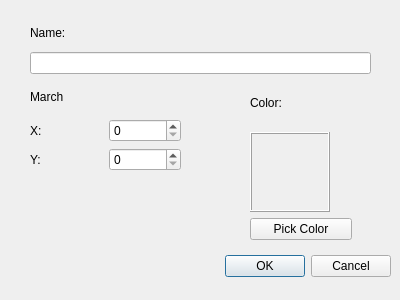
<?xml version="1.0" encoding="UTF-8"?>
<ui version="4.0">
 <class>MakeTeamDialog</class>
 <widget class="QDialog" name="MakeTeamDialog">
  <property name="geometry">
   <rect>
    <x>0</x>
    <y>0</y>
    <width>400</width>
    <height>300</height>
   </rect>
  </property>
  <property name="sizePolicy">
   <sizepolicy hsizetype="Fixed" vsizetype="Fixed">
    <horstretch>0</horstretch>
    <verstretch>0</verstretch>
   </sizepolicy>
  </property>
  <property name="minimumSize">
   <size>
    <width>400</width>
    <height>300</height>
   </size>
  </property>
  <property name="maximumSize">
   <size>
    <width>400</width>
    <height>300</height>
   </size>
  </property>
  <property name="windowTitle">
   <string>Make team</string>
  </property>
  <widget class="QDialogButtonBox" name="buttonBox">
   <property name="geometry">
    <rect>
     <x>50</x>
     <y>250</y>
     <width>341</width>
     <height>32</height>
    </rect>
   </property>
   <property name="orientation">
    <enum>Qt::Orientation::Horizontal</enum>
   </property>
   <property name="standardButtons">
    <set>QDialogButtonBox::StandardButton::Cancel|QDialogButtonBox::StandardButton::Ok</set>
   </property>
  </widget>
  <widget class="QWidget" name="">
   <property name="geometry">
    <rect>
     <x>30</x>
     <y>20</y>
     <width>341</width>
     <height>54</height>
    </rect>
   </property>
   <layout class="QVBoxLayout" name="verticalLayout">
    <item>
     <widget class="QLabel" name="label_2">
      <property name="text">
       <string>Name:</string>
      </property>
     </widget>
    </item>
    <item>
     <widget class="QLineEdit" name="lineEdit"/>
    </item>
   </layout>
  </widget>
  <widget class="QWidget" name="">
   <property name="geometry">
    <rect>
     <x>30</x>
     <y>80</y>
     <width>151</width>
     <height>91</height>
    </rect>
   </property>
   <layout class="QGridLayout" name="gridLayout">
    <item row="3" column="1">
     <widget class="QSpinBox" name="spinBox"/>
    </item>
    <item row="5" column="1">
     <widget class="QSpinBox" name="spinBox_2"/>
    </item>
    <item row="3" column="0">
     <widget class="QLabel" name="label_5">
      <property name="text">
       <string>X:</string>
      </property>
     </widget>
    </item>
    <item row="2" column="0">
     <widget class="QLabel" name="label_3">
      <property name="text">
       <string>March</string>
      </property>
     </widget>
    </item>
    <item row="5" column="0">
     <widget class="QLabel" name="label_4">
      <property name="text">
       <string>Y:</string>
      </property>
     </widget>
    </item>
   </layout>
  </widget>
  <widget class="QWidget" name="">
   <property name="geometry">
    <rect>
     <x>250</x>
     <y>80</y>
     <width>102</width>
     <height>160</height>
    </rect>
   </property>
   <layout class="QVBoxLayout" name="verticalLayout_2">
    <item>
     <widget class="QLabel" name="label">
      <property name="text">
       <string>Color:</string>
      </property>
     </widget>
    </item>
    <item>
     <widget class="QLabel" name="label_6">
      <property name="sizePolicy">
       <sizepolicy hsizetype="Fixed" vsizetype="Fixed">
        <horstretch>0</horstretch>
        <verstretch>0</verstretch>
       </sizepolicy>
      </property>
      <property name="minimumSize">
       <size>
        <width>80</width>
        <height>80</height>
       </size>
      </property>
      <property name="autoFillBackground">
       <bool>true</bool>
      </property>
      <property name="frameShape">
       <enum>QFrame::Shape::Box</enum>
      </property>
      <property name="frameShadow">
       <enum>QFrame::Shadow::Raised</enum>
      </property>
      <property name="text">
       <string/>
      </property>
     </widget>
    </item>
    <item>
     <widget class="QPushButton" name="pushButton">
      <property name="text">
       <string>Pick Color</string>
      </property>
     </widget>
    </item>
   </layout>
  </widget>
 </widget>
 <resources/>
 <connections>
  <connection>
   <sender>buttonBox</sender>
   <signal>accepted()</signal>
   <receiver>MakeTeamDialog</receiver>
   <slot>accept()</slot>
   <hints>
    <hint type="sourcelabel">
     <x>248</x>
     <y>254</y>
    </hint>
    <hint type="destinationlabel">
     <x>157</x>
     <y>274</y>
    </hint>
   </hints>
  </connection>
  <connection>
   <sender>buttonBox</sender>
   <signal>rejected()</signal>
   <receiver>MakeTeamDialog</receiver>
   <slot>reject()</slot>
   <hints>
    <hint type="sourcelabel">
     <x>316</x>
     <y>260</y>
    </hint>
    <hint type="destinationlabel">
     <x>286</x>
     <y>274</y>
    </hint>
   </hints>
  </connection>
 </connections>
</ui>
